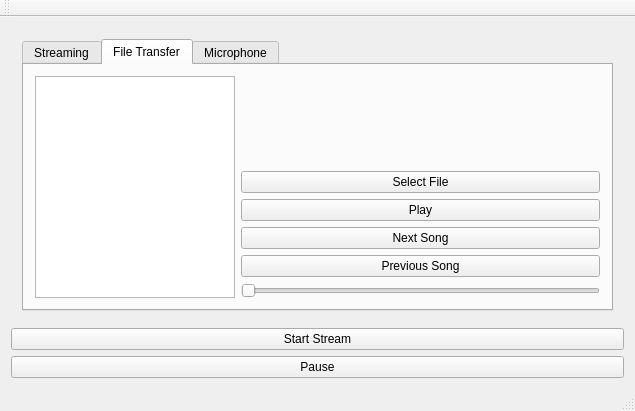
<?xml version="1.0" encoding="UTF-8"?>
<ui version="4.0">
 <class>MainWindow</class>
 <widget class="QMainWindow" name="MainWindow">
  <property name="geometry">
   <rect>
    <x>0</x>
    <y>0</y>
    <width>635</width>
    <height>411</height>
   </rect>
  </property>
  <property name="windowTitle">
   <string>MainWindow</string>
  </property>
  <widget class="QWidget" name="centralWidget">
   <layout class="QVBoxLayout" name="verticalLayout">
    <item>
     <widget class="QStackedWidget" name="stackedWidget">
      <property name="currentIndex">
       <number>1</number>
      </property>
      <widget class="QWidget" name="page">
       <layout class="QHBoxLayout" name="horizontalLayout_3">
        <item>
         <layout class="QHBoxLayout" name="horizontalLayout">
          <item>
           <spacer name="horizontalSpacer_2">
            <property name="orientation">
             <enum>Qt::Horizontal</enum>
            </property>
            <property name="sizeHint" stdset="0">
             <size>
              <width>40</width>
              <height>20</height>
             </size>
            </property>
           </spacer>
          </item>
          <item>
           <widget class="QLabel" name="label">
            <property name="text">
             <string>Server IP Address</string>
            </property>
           </widget>
          </item>
          <item>
           <widget class="QLineEdit" name="serverIPAddr">
            <property name="maximumSize">
             <size>
              <width>110</width>
              <height>16777215</height>
             </size>
            </property>
            <property name="inputMask">
             <string>000.000.000.000;_</string>
            </property>
           </widget>
          </item>
          <item>
           <spacer name="horizontalSpacer">
            <property name="orientation">
             <enum>Qt::Horizontal</enum>
            </property>
            <property name="sizeHint" stdset="0">
             <size>
              <width>40</width>
              <height>20</height>
             </size>
            </property>
           </spacer>
          </item>
          <item>
           <layout class="QVBoxLayout" name="verticalLayout_6">
            <property name="leftMargin">
             <number>30</number>
            </property>
            <item>
             <spacer name="verticalSpacer_4">
              <property name="orientation">
               <enum>Qt::Vertical</enum>
              </property>
              <property name="sizeHint" stdset="0">
               <size>
                <width>20</width>
                <height>40</height>
               </size>
              </property>
             </spacer>
            </item>
            <item>
             <widget class="QPushButton" name="connectButton">
              <property name="text">
               <string>Connect</string>
              </property>
             </widget>
            </item>
           </layout>
          </item>
         </layout>
        </item>
       </layout>
      </widget>
      <widget class="QWidget" name="page_2">
       <layout class="QHBoxLayout" name="horizontalLayout_4">
        <item>
         <widget class="QTabWidget" name="tabWidget">
          <property name="currentIndex">
           <number>1</number>
          </property>
          <widget class="QWidget" name="streaming">
           <attribute name="title">
            <string>Streaming</string>
           </attribute>
           <layout class="QHBoxLayout" name="horizontalLayout_5">
            <item>
             <widget class="QListWidget" name="serverSongList">
              <property name="maximumSize">
               <size>
                <width>100</width>
                <height>16777215</height>
               </size>
              </property>
             </widget>
            </item>
            <item>
             <layout class="QVBoxLayout" name="verticalLayout_2">
              <property name="leftMargin">
               <number>0</number>
              </property>
              <property name="topMargin">
               <number>0</number>
              </property>
              <item>
               <layout class="QHBoxLayout" name="horizontalLayout_6">
                <property name="leftMargin">
                 <number>0</number>
                </property>
                <property name="topMargin">
                 <number>10</number>
                </property>
                <item>
                 <spacer name="horizontalSpacer_3">
                  <property name="orientation">
                   <enum>Qt::Horizontal</enum>
                  </property>
                  <property name="sizeHint" stdset="0">
                   <size>
                    <width>40</width>
                    <height>20</height>
                   </size>
                  </property>
                 </spacer>
                </item>
                <item>
                 <widget class="QLabel" name="label_2">
                  <property name="text">
                   <string>TextLabel</string>
                  </property>
                 </widget>
                </item>
                <item>
                 <spacer name="horizontalSpacer_4">
                  <property name="orientation">
                   <enum>Qt::Horizontal</enum>
                  </property>
                  <property name="sizeHint" stdset="0">
                   <size>
                    <width>40</width>
                    <height>20</height>
                   </size>
                  </property>
                 </spacer>
                </item>
               </layout>
              </item>
              <item>
               <spacer name="verticalSpacer">
                <property name="orientation">
                 <enum>Qt::Vertical</enum>
                </property>
                <property name="sizeHint" stdset="0">
                 <size>
                  <width>20</width>
                  <height>40</height>
                 </size>
                </property>
               </spacer>
              </item>
              <item>
               <widget class="QProgressBar" name="songProgress">
                <property name="value">
                 <number>24</number>
                </property>
               </widget>
              </item>
             </layout>
            </item>
           </layout>
          </widget>
          <widget class="QWidget" name="file_transfer">
           <attribute name="title">
            <string>File Transfer</string>
           </attribute>
           <layout class="QHBoxLayout" name="horizontalLayout_2">
            <item>
             <widget class="QListWidget" name="listWidget_2">
              <property name="minimumSize">
               <size>
                <width>200</width>
                <height>0</height>
               </size>
              </property>
              <property name="maximumSize">
               <size>
                <width>100</width>
                <height>16777215</height>
               </size>
              </property>
              <property name="dragDropMode">
               <enum>QAbstractItemView::InternalMove</enum>
              </property>
              <property name="alternatingRowColors">
               <bool>true</bool>
              </property>
              <property name="sortingEnabled">
               <bool>true</bool>
              </property>
             </widget>
            </item>
            <item>
             <layout class="QVBoxLayout" name="verticalLayout_4">
              <item>
               <spacer name="verticalSpacer_2">
                <property name="orientation">
                 <enum>Qt::Vertical</enum>
                </property>
                <property name="sizeHint" stdset="0">
                 <size>
                  <width>20</width>
                  <height>40</height>
                 </size>
                </property>
               </spacer>
              </item>
              <item>
               <widget class="QPushButton" name="filePicker">
                <property name="text">
                 <string>Select File</string>
                </property>
               </widget>
              </item>
              <item>
               <widget class="QPushButton" name="pushButton">
                <property name="text">
                 <string>Play</string>
                </property>
               </widget>
              </item>
              <item>
               <widget class="QPushButton" name="nextsongBtn">
                <property name="text">
                 <string>Next Song</string>
                </property>
               </widget>
              </item>
              <item>
               <widget class="QPushButton" name="prevsongBtn">
                <property name="text">
                 <string>Previous Song</string>
                </property>
               </widget>
              </item>
              <item>
               <widget class="QSlider" name="progressBar">
                <property name="orientation">
                 <enum>Qt::Horizontal</enum>
                </property>
               </widget>
              </item>
             </layout>
            </item>
           </layout>
          </widget>
          <widget class="QWidget" name="mic">
           <attribute name="title">
            <string>Microphone</string>
           </attribute>
           <layout class="QVBoxLayout" name="verticalLayout_5">
            <item>
             <spacer name="verticalSpacer_3">
              <property name="orientation">
               <enum>Qt::Vertical</enum>
              </property>
              <property name="sizeHint" stdset="0">
               <size>
                <width>20</width>
                <height>40</height>
               </size>
              </property>
             </spacer>
            </item>
            <item>
             <widget class="QPushButton" name="recordButton">
              <property name="text">
               <string>Record Audio</string>
              </property>
             </widget>
            </item>
            <item>
             <widget class="QPushButton" name="playRecordingButton">
              <property name="text">
               <string>Play Recording</string>
              </property>
             </widget>
            </item>
           </layout>
          </widget>
         </widget>
        </item>
       </layout>
      </widget>
     </widget>
    </item>
    <item>
     <widget class="QPushButton" name="streamButton">
      <property name="text">
       <string>Start Stream</string>
      </property>
     </widget>
    </item>
    <item>
     <widget class="QPushButton" name="pauseBtn">
      <property name="text">
       <string>Pause</string>
      </property>
     </widget>
    </item>
   </layout>
  </widget>
  <widget class="QMenuBar" name="menuBar">
   <property name="geometry">
    <rect>
     <x>0</x>
     <y>0</y>
     <width>635</width>
     <height>21</height>
    </rect>
   </property>
  </widget>
  <widget class="QToolBar" name="mainToolBar">
   <property name="movable">
    <bool>true</bool>
   </property>
   <attribute name="toolBarArea">
    <enum>TopToolBarArea</enum>
   </attribute>
   <attribute name="toolBarBreak">
    <bool>false</bool>
   </attribute>
  </widget>
  <widget class="QStatusBar" name="statusBar"/>
 </widget>
 <layoutdefault spacing="6" margin="11"/>
 <resources/>
 <connections/>
</ui>
